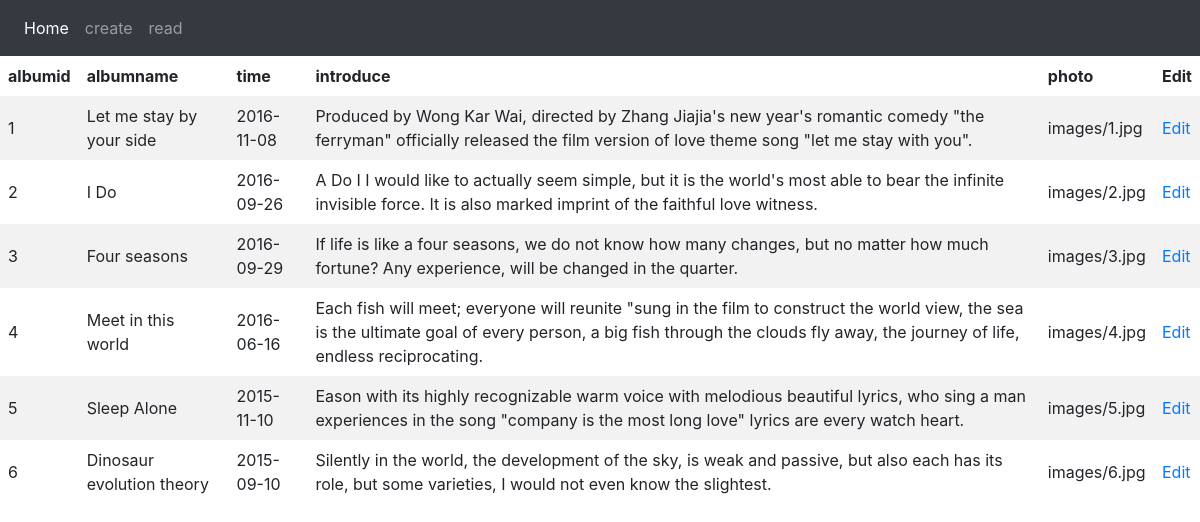
The app's page /read.php with its own data.
### tables this page shows
CREATE TABLE `album` (
  `albumid` int(100) NOT NULL,
  `albumname` varchar(100) NOT NULL,
  `time` date NOT NULL,
  `introduce` varchar(1000) NOT NULL,
  `photo` varchar(100) NOT NULL
);

### read.php (the view, shortened to what this page needs)
<!doctype html>
<html>
<head>
<link rel="stylesheet"  href="https://stackpath.bootstrapcdn.com/bootstrap/4.3.1/css/bootstrap.min.css">
<link href="css/main.css" rel="stylesheet" type="text/css">
</head>
<body>
<nav class="navbar navbar-expand-lg navbar-dark bg-dark">
  <div class="collapse navbar-collapse" id="navbarSupportedContent1">
    <ul class="navbar-nav mr-auto">
      <li class="nav-item active"> <a class="nav-link" href="index.php">Home <span class="sr-only">(current)</span></a> </li>
      <li class="nav-item"> <a class="nav-link" href="create.php">create</a> </li>
      <li class="nav-item"> <a class="nav-link" href="read.php">read</a> </li>
    </ul>
  </div>
</nav>
<?php
$servername = "localhost";
$username   = "root";
$password   = "";
$dbname     = "albumdb";
	$conn = new mysqli($servername, $username, $password, $dbname);
    $sql = "SELECT * FROM album";
   $result = $conn->query($sql);
    if ($result->num_rows > 0) {
	        echo "<table>
					<th>albumid</th>
					<th>albumname</th>
					<th>time</th>
					<th>introduce</th>
					<th>photo</th>
					<th>Edit</th>";
	         while($row =$result->fetch_assoc()) {
	       echo "<tr>
					 <td> " . $row["albumid"] . "</td>
					 <td> " . $row["albumname"] . "</td>
					 <td> " . $row["time"] . "</td>
					 <td> " . $row["introduce"] . "</td>
					 <td> " . $row["photo"] . "</td>
					 <td> <a href='read-edit-link.php'>Edit</a> </td>
					 </tr>";
         }
        echo "</table>";
	    } else {
	        echo "0 results";
    }
?>
</body>
</html>

### read.php (style rules this page uses)
table { border-collapse: collapse; width: 100%; margin-bottom: 10px; }
th, td { text-align: left; padding: 8px; }
tr:nth-child(even) { background-color: #f2f2f2; }

### records on screen
album: albumid "1", albumname "Let me stay by your side", time "2016-11-08", introduce "Produced by Wong Kar Wai, directed by Zhang Jiajia's new year's romantic comedy \"the ferryman\" officially released the film version of love theme song \"let me stay with you\".", photo "images/1.jpg"
album: albumid "2", albumname "I Do", time "2016-09-26", introduce "A Do I I would like to actually seem simple, but it is the world's most able to bear the infinite invisible force. It is also marked imprint of the faithful love witness.", photo "images/2.jpg"
album: albumid "3", albumname "Four seasons", time "2016-09-29", introduce "If life is like a four seasons, we do not know how many changes, but no matter how much fortune? Any experience, will be changed in the quarter.", photo "images/3.jpg"
album: albumid "4", albumname "Meet in this world", time "2016-06-16", introduce "Each fish will meet; everyone will reunite \"sung in the film to construct the world view, the sea is the ultimate goal of every person, a big fish through the clouds fly away, the journey of life, endless reciprocating.", photo "images/4.jpg"
album: albumid "5", albumname "Sleep Alone", time "2015-11-10", introduce "Eason with its highly recognizable warm voice with melodious beautiful lyrics, who sing a man experiences in the song \"company is the most long love\" lyrics are every watch heart.", photo "images/5.jpg"
album: albumid "6", albumname "Dinosaur evolution theory", time "2015-09-10", introduce "Silently in the world, the development of the sky, is weak and passive, but also each has its role, but some varieties, I would not even know the slightest.", photo "images/6.jpg"
